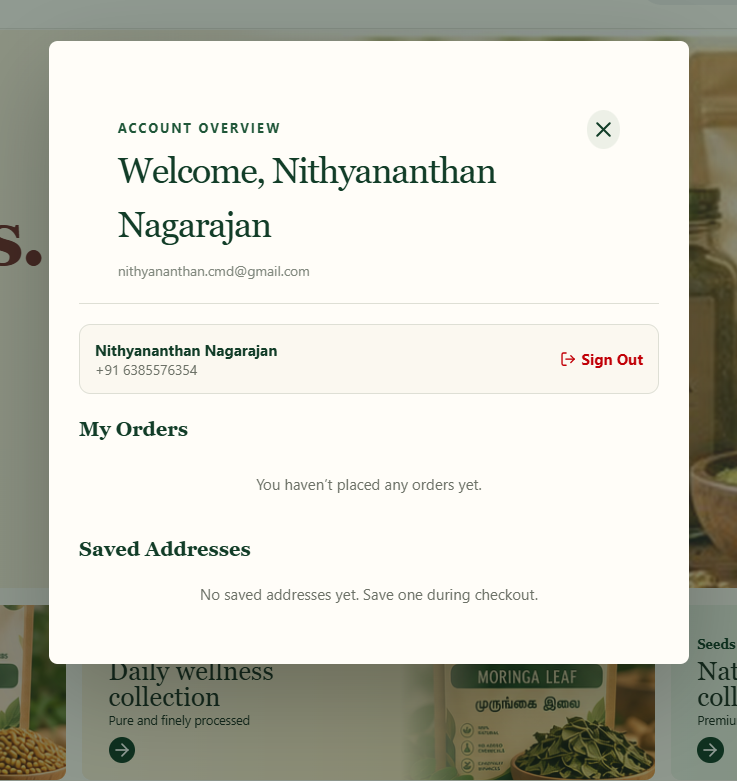
#> input picture pdf_images/page_2_img_2_X14.png, 737 x 781 px, found by its file name
$ python find_non_bg.py
#> lines starting #> are read from the running program, lines starting #| are printed output that depends on the picture; after the words box and inside, x2 and y2 are one past the last pixel; in counts of white or black regions, pixels touching at a corner belong together
from PIL import Image
import numpy as np

im = Image.open("pdf_images/page_2_img_2_X14.png")
#> im is the input picture: PIL image 737x781 RGB; mean R, G, B 207.7, 207.4, 197.3
arr = np.array(im)
bg = np.array([255, 253, 248])
diff = np.abs(arr - bg).sum(axis=-1)
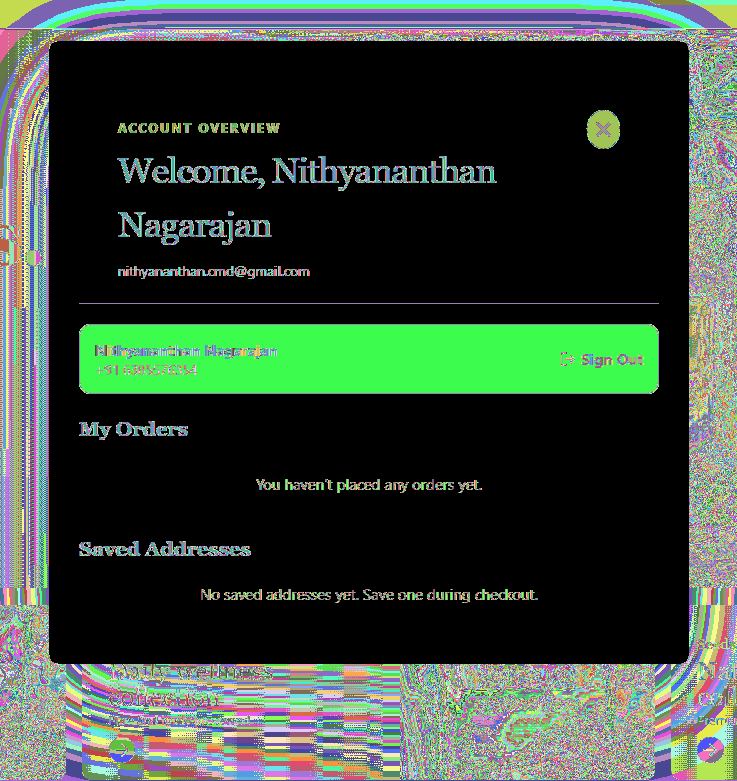
#> diff: shape (781, 737) int64; 581 distinct labels, from 0 to 701; one colour per label, 0 black
non_bg = diff > 20
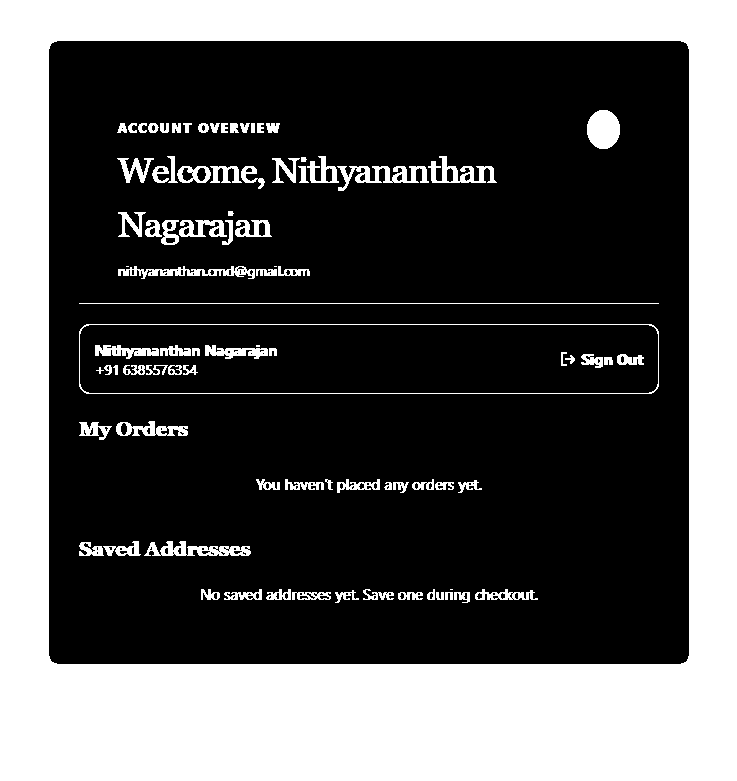
#> non_bg: shape (781, 737) bool; 33.9% white; 88 white regions (4 under 20 px), largest, box (x1, y1, x2, y2) and area: (0, 0, 737, 781) 176969, (79, 324, 659, 394) 1320, (587, 110, 620, 149) 1027
print("Non-bg pixels count:", non_bg.sum())
#| Non-bg pixels count: 195277
rows = np.any(non_bg, axis=1)
cols = np.any(non_bg, axis=0)
if np.any(rows):
    ymin, ymax = np.where(rows)[0][[0, -1]]
#> ymin = 0; ymax = 780
    xmin, xmax = np.where(cols)[0][[0, -1]]
#> xmin = 0; xmax = 736
    print(f"Non-bg bounding box: x={xmin}..{xmax}, y={ymin}..{ymax} (width: {xmax-xmin}, height: {ymax-ymin})")
#| Non-bg bounding box: x=0..736, y=0..780 (width: 736, height: 780)

$ run again, with pdf_images/page_11_img_1_X46.png copied over pdf_images/page_2_img_2_X14.png
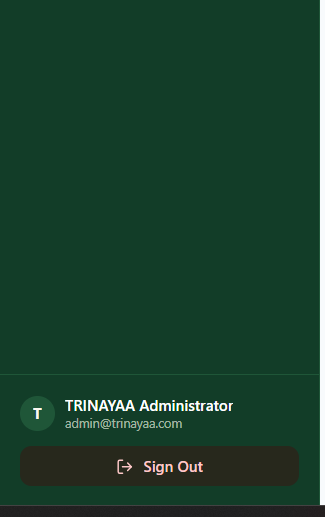
#> input picture pdf_images/page_11_img_1_X46.png, 325 x 517 px, found by its file name
#> im is the input picture: PIL image 325x517 RGB; mean R, G, B 25.3, 63.7, 44.2
#> `diff = np.abs(arr - bg).sum(axis=-1)`:
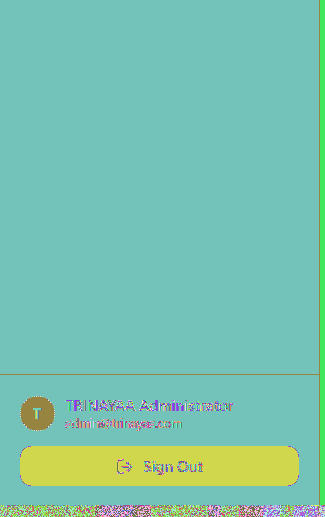
#> diff: shape (517, 325) int64; 391 distinct labels, from 2 to 666; one colour per label, 0 black
#> `non_bg = diff > 20`:
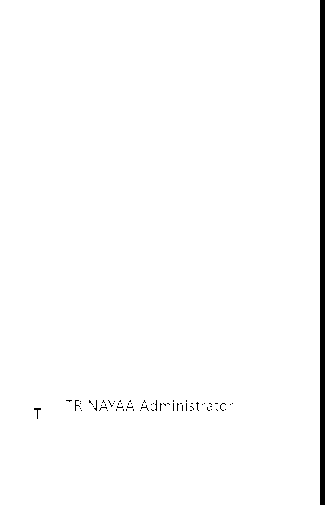
#> non_bg: shape (517, 325) bool; 98.3% white; 65 black regions (63 under 20 px), largest, box (x1, y1, x2, y2) and area: (320, 0, 325, 505) 2525, (34, 408, 41, 419) 23
#| Non-bg pixels count: 165219
#> ymin = 0; ymax = 516
#> xmin = 0; xmax = 324
#| Non-bg bounding box: x=0..324, y=0..516 (width: 324, height: 516)
